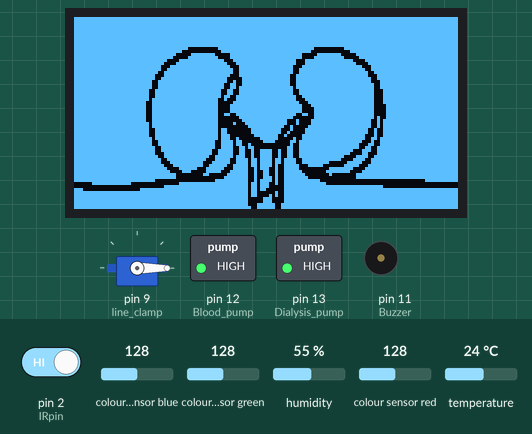
Recording of a sketch running on a simulated Arduino Uno, built with avr-gcc and run on an emulated ATmega328P. Shown: 128×64 one-colour display, servo, switched loads named in the sketch (green lamp = pin HIGH), buzzer (waves = sounding). Wiring (inferred from the names in the program): TCS3200 colour sensor: output pin 5; S2 pin 3; S3 pin 4. The test bench sets the inputs (shaded band); at power-on: pin 2 (IRpin) HIGH, colour sensor blue 128, colour sensor green 128, humidity 55 %, colour sensor red 128, temperature 24 °C. Pins used as bus, display or sensor lines are not drawn; what the sketch prints to the serial monitor is not drawn.

Above: at 1.2 s.
1.3 s: pin 2 (IRpin) driven LOW
At 3.4 s:
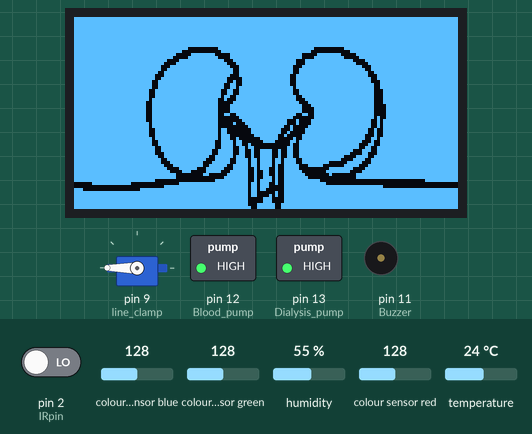
3.7 s: pin 2 (IRpin) driven HIGH
At 4.6 s:
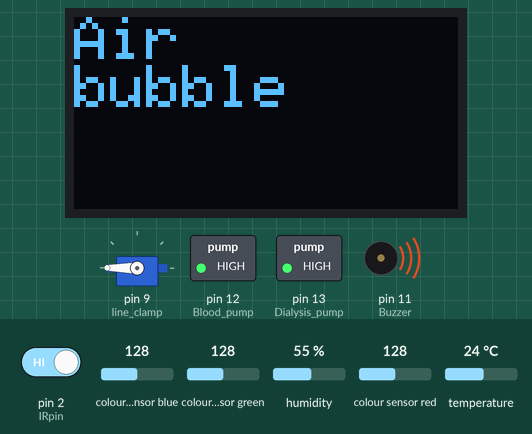
5.5 s: pin 2 (IRpin) driven LOW
At 5.73 s:
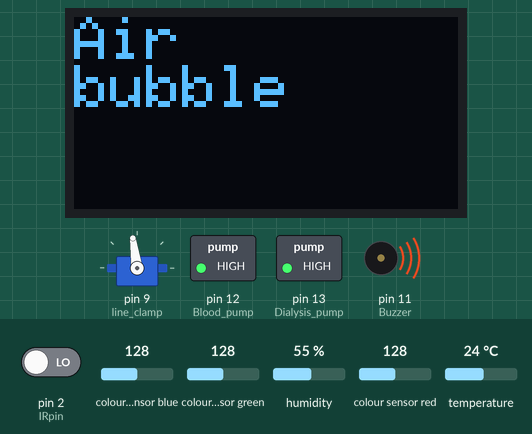
Timing chart, 0 to 13.9 s (numbered marks = the images above; inputs shaded):
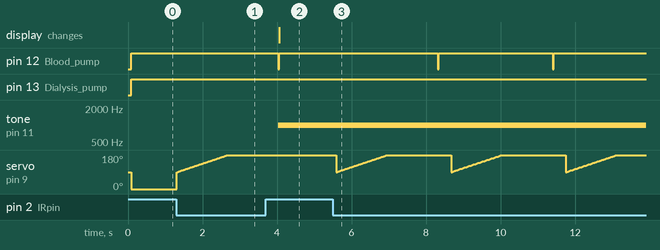

The sketch:

hemodialysis.ino
```cpp
#include <Servo.h>
#include <DHT.h>
#include <Wire.h>
#include <Adafruit_GFX.h>
#include <Adafruit_SSD1306.h>
Adafruit_SSD1306 display(128, 64,&Wire, -1);
// Arduino pins
#define Blood_pump 12
#define Dialysis_pump 13
#define Buzzer 11
#define IRpin 2
int ir = 1;
// Temp.sensor
#define DHTPIN 10
DHT dht(DHTPIN, DHT11);
int temp;
// Color sensor
#define S2 3
#define S3 4
// Note: we put S0, S1 on 5v in bread board to get 100% output freq scaling
#define colorsensorOut 5
int frequencyR = 0;
int frequencyG = 0;
int frequencyB = 0;
//Servo motor
Servo line_clamp;  // create servo object to control a servo
int pos = 0;    // variable to store the servo position

//'Screenshot 2023-12-15 233817', 128x64px
const unsigned char image_array [] PROGMEM = {
	0xff, 0xff, 0xff, 0xff, 0xff, 0xff, 0xff, 0xff, 0xff, 0xff, 0xff, 0xff, 0xff, 0xff, 0xff, 0xff,
	0xff, 0xff, 0xff, 0xff, 0xff, 0xff, 0xff, 0xff, 0xff, 0xff, 0xff, 0xff, 0xff, 0xff, 0xff, 0xff,
	0xff, 0xff, 0xff, 0xff, 0xff, 0xff, 0xff, 0xff, 0xff, 0xff, 0xff, 0xff, 0xff, 0xff, 0xff, 0xff,
	0xff, 0xff, 0xff, 0xff, 0xff, 0xff, 0xff, 0xff, 0xff, 0xff, 0xff, 0xff, 0xff, 0xff, 0xff, 0xff,
	0xff, 0xff, 0xff, 0xff, 0xff, 0xff, 0xff, 0xff, 0xff, 0xff, 0xff, 0xff, 0xff, 0xff, 0xff, 0xff,
	0xff, 0xff, 0xff, 0xff, 0xff, 0xff, 0xff, 0xff, 0xff, 0xff, 0xff, 0xff, 0xff, 0xff, 0xff, 0xff,
	0xff, 0xff, 0xff, 0xff, 0xff, 0xff, 0xff, 0xff, 0xff, 0xff, 0xff, 0xff, 0xff, 0xff, 0xff, 0xff,
	0xff, 0xff, 0xff, 0xff, 0xff, 0xff, 0xff, 0xff, 0xff, 0xff, 0xff, 0xff, 0xff, 0xff, 0xff, 0xff,
	0xff, 0xff, 0xff, 0xff, 0xff, 0xff, 0xff, 0xff, 0xff, 0xff, 0xff, 0xff, 0xff, 0xff, 0xff, 0xff,
	0xff, 0xff, 0xff, 0xff, 0xff, 0xff, 0xff, 0xff, 0xff, 0xff, 0xff, 0xff, 0xff, 0xff, 0xff, 0xff,
	0xff, 0xff, 0xff, 0xff, 0xfc, 0x00, 0xff, 0xff, 0xff, 0xff, 0x00, 0x3f, 0xff, 0xff, 0xff, 0xff,
	0xff, 0xff, 0xff, 0xff, 0xf0, 0x00, 0x7f, 0xff, 0xff, 0xfe, 0x00, 0x0f, 0xff, 0xff, 0xff, 0xff,
	0xff, 0xff, 0xff, 0xff, 0xc1, 0xfe, 0x0f, 0xff, 0xff, 0xf0, 0x7f, 0x83, 0xff, 0xff, 0xff, 0xff,
	0xff, 0xff, 0xff, 0xff, 0x83, 0xff, 0x0f, 0xff, 0xff, 0xf0, 0xff, 0xc1, 0xff, 0xff, 0xff, 0xff,
	0xff, 0xff, 0xff, 0xfe, 0x1f, 0xff, 0xc7, 0xff, 0xff, 0xc7, 0xff, 0xf8, 0x7f, 0xff, 0xff, 0xff,
	0xff, 0xff, 0xff, 0xfc, 0x3f, 0xff, 0xe3, 0xff, 0xff, 0xc7, 0xff, 0xfc, 0x3f, 0xff, 0xff, 0xff,
	0xff, 0xff, 0xff, 0xf8, 0xff, 0xff, 0xf1, 0xff, 0xff, 0x8f, 0xff, 0xff, 0x1f, 0xff, 0xff, 0xff,
	0xff, 0xff, 0xff, 0xf9, 0xff, 0xff, 0xf9, 0xff, 0xff, 0x9f, 0xff, 0xff, 0x9f, 0xff, 0xff, 0xff,
	0xff, 0xff, 0xff, 0xf3, 0xff, 0xff, 0xf9, 0xff, 0xff, 0x9f, 0xff, 0xff, 0xcf, 0xff, 0xff, 0xff,
	0xff, 0xff, 0xff, 0xe3, 0xff, 0xff, 0xf1, 0xff, 0xff, 0x3f, 0xff, 0xff, 0xc7, 0xff, 0xff, 0xff,
	0xff, 0xff, 0xff, 0xe7, 0xff, 0xff, 0xe0, 0xff, 0xff, 0x3f, 0xff, 0xff, 0xe7, 0xff, 0xff, 0xff,
	0xff, 0xff, 0xff, 0xcf, 0xff, 0xff, 0xe4, 0xff, 0xff, 0x3f, 0xff, 0xff, 0xe3, 0xff, 0xff, 0xff,
	0xff, 0xff, 0xff, 0xcf, 0xff, 0xff, 0xcc, 0xff, 0xff, 0x3f, 0xff, 0xff, 0xf3, 0xff, 0xff, 0xff,
	0xff, 0xff, 0xff, 0xcf, 0xff, 0xff, 0xcd, 0xff, 0xff, 0xbf, 0xff, 0xff, 0xf3, 0xff, 0xff, 0xff,
	0xff, 0xff, 0xff, 0x9f, 0xff, 0xff, 0x99, 0xff, 0xff, 0x9f, 0xff, 0xff, 0xf1, 0xff, 0xff, 0xff,
	0xff, 0xff, 0xff, 0x9f, 0xff, 0xff, 0x99, 0xff, 0xff, 0x9f, 0xff, 0xff, 0xf1, 0xff, 0xff, 0xff,
	0xff, 0xff, 0xff, 0x9f, 0xff, 0xff, 0xb3, 0xff, 0xff, 0xcf, 0xff, 0xff, 0xf1, 0xff, 0xff, 0xff,
	0xff, 0xff, 0xff, 0xbf, 0xff, 0xff, 0x23, 0xff, 0xff, 0xc7, 0xff, 0xff, 0xf1, 0xff, 0xff, 0xff,
	0xff, 0xff, 0xff, 0x3f, 0xff, 0xff, 0x07, 0xff, 0xff, 0xe3, 0xff, 0xff, 0xf1, 0xff, 0xff, 0xff,
	0xff, 0xff, 0xff, 0x3f, 0xff, 0xff, 0x0f, 0xff, 0xff, 0xf1, 0xff, 0xff, 0xf0, 0xff, 0xff, 0xff,
	0xff, 0xff, 0xff, 0x3f, 0xff, 0xff, 0x0f, 0xff, 0xff, 0xf0, 0xff, 0xff, 0xf0, 0xff, 0xff, 0xff,
	0xff, 0xff, 0xff, 0x3f, 0xff, 0xff, 0x0f, 0xff, 0xff, 0xf0, 0xff, 0xff, 0xf0, 0xff, 0xff, 0xff,
	0xff, 0xff, 0xff, 0x3f, 0xff, 0xff, 0x33, 0xff, 0xff, 0xcc, 0xff, 0xff, 0xf0, 0xff, 0xff, 0xff,
	0xff, 0xff, 0xff, 0x3f, 0xff, 0xff, 0x01, 0xff, 0xff, 0x80, 0xff, 0xff, 0xf4, 0xff, 0xff, 0xff,
	0xff, 0xff, 0xff, 0x3f, 0xff, 0xff, 0x00, 0xff, 0xfe, 0x21, 0xff, 0xff, 0xe5, 0xff, 0xff, 0xff,
	0xff, 0xff, 0xff, 0xbf, 0xff, 0xff, 0x04, 0x7f, 0xfe, 0x21, 0xff, 0xff, 0xe5, 0xff, 0xff, 0xff,
	0xff, 0xff, 0xff, 0xbf, 0xff, 0xff, 0x00, 0x3f, 0xfc, 0x83, 0xff, 0xff, 0xe5, 0xff, 0xff, 0xff,
	0xff, 0xff, 0xff, 0x9f, 0xff, 0xff, 0x60, 0x1f, 0xf8, 0x87, 0xff, 0xff, 0xc9, 0xff, 0xff, 0xff,
	0xff, 0xff, 0xff, 0x9f, 0xff, 0xff, 0x60, 0x1f, 0xf9, 0x07, 0xff, 0xff, 0xc9, 0xff, 0xff, 0xff,
	0xff, 0xff, 0xff, 0x9f, 0xff, 0xff, 0x70, 0x0f, 0xf2, 0x0f, 0xff, 0xff, 0x89, 0xff, 0xff, 0xff,
	0xff, 0xff, 0xff, 0xdf, 0xff, 0xff, 0x72, 0x03, 0xf0, 0x4f, 0xff, 0xff, 0x9b, 0xff, 0xff, 0xff,
	0xff, 0xff, 0xff, 0xcf, 0xff, 0xfe, 0x7b, 0x01, 0xe0, 0xdf, 0xff, 0xff, 0x13, 0xff, 0xff, 0xff,
	0xff, 0xff, 0xff, 0xcf, 0xff, 0xfe, 0x7b, 0x20, 0x00, 0x9f, 0xff, 0xfe, 0x33, 0xff, 0xff, 0xff,
	0xff, 0xff, 0xff, 0xe7, 0xff, 0xfe, 0x79, 0xb0, 0x01, 0x9f, 0xff, 0xfe, 0x67, 0xff, 0xff, 0xff,
	0xff, 0xff, 0xff, 0xe7, 0xff, 0xfc, 0xf9, 0x93, 0xc9, 0x9f, 0xff, 0xf8, 0xe7, 0xff, 0xff, 0xff,
	0xff, 0xff, 0xff, 0xe3, 0xff, 0xfc, 0xf9, 0x93, 0xc9, 0x9f, 0xff, 0xf0, 0xc7, 0xff, 0xff, 0xff,
	0xff, 0xff, 0xff, 0xf3, 0xff, 0xf9, 0xfb, 0x93, 0xc9, 0x9f, 0xff, 0xc3, 0xcf, 0xff, 0xff, 0xff,
	0xff, 0xff, 0xff, 0xf9, 0xff, 0xf1, 0xf3, 0xdb, 0xdb, 0xcf, 0xff, 0x87, 0x9f, 0xff, 0xff, 0xff,
	0xff, 0xff, 0xff, 0xf8, 0xff, 0xe3, 0xf3, 0xdb, 0xdb, 0xcf, 0xf8, 0x1f, 0x1f, 0xff, 0xff, 0xff,
	0xff, 0xff, 0xff, 0xfc, 0x7f, 0xe7, 0xe7, 0xdb, 0xd3, 0xe3, 0xe0, 0x3e, 0x3f, 0xff, 0xff, 0xff,
	0xff, 0xff, 0xff, 0xfe, 0x1f, 0x8f, 0xc7, 0xcb, 0x93, 0xe0, 0x07, 0xf8, 0x7f, 0xff, 0xff, 0xff,
	0xff, 0xff, 0xff, 0xff, 0x0e, 0x0f, 0x8f, 0xc9, 0x93, 0xf0, 0x0f, 0xf0, 0xff, 0xff, 0xff, 0xff,
	0xff, 0xff, 0xff, 0xff, 0xc0, 0x18, 0x1f, 0xc9, 0x93, 0xf8, 0x04, 0x03, 0xff, 0xff, 0xff, 0xff,
	0xff, 0xff, 0xff, 0xff, 0xc0, 0x00, 0x3f, 0xc9, 0xd3, 0xfc, 0x00, 0x03, 0xff, 0xff, 0xff, 0xff,
	0xff, 0xff, 0xff, 0xe0, 0x00, 0x01, 0xff, 0xcb, 0xd3, 0xff, 0xc0, 0x00, 0x00, 0x00, 0x07, 0xff,
	0x03, 0xff, 0xe0, 0x00, 0x1f, 0xff, 0xff, 0xdb, 0x93, 0xff, 0xf0, 0x00, 0x00, 0x00, 0x00, 0x00,
	0x00, 0x00, 0x00, 0x03, 0xff, 0xff, 0xff, 0xdb, 0x83, 0xff, 0xff, 0xff, 0xfe, 0x00, 0x00, 0x00,
	0xe0, 0x00, 0x03, 0xff, 0xff, 0xff, 0xff, 0xdb, 0x03, 0xff, 0xff, 0xff, 0xff, 0xff, 0xff, 0xff,
	0xff, 0xff, 0xff, 0xff, 0xff, 0xff, 0xff, 0xd8, 0x13, 0xff, 0xff, 0xff, 0xff, 0xff, 0xff, 0xff,
	0xff, 0xff, 0xff, 0xff, 0xff, 0xff, 0xff, 0xd8, 0x53, 0xff, 0xff, 0xff, 0xff, 0xff, 0xff, 0xff,
	0xff, 0xff, 0xff, 0xff, 0xff, 0xff, 0xff, 0xc1, 0xc3, 0xff, 0xff, 0xff, 0xff, 0xff, 0xff, 0xff,
	0xff, 0xff, 0xff, 0xff, 0xff, 0xff, 0xff, 0xc1, 0xc3, 0xff, 0xff, 0xff, 0xff, 0xff, 0xff, 0xff,
	0xff, 0xff, 0xff, 0xff, 0xff, 0xff, 0xff, 0xc7, 0xe7, 0xff, 0xff, 0xff, 0xff, 0xff, 0xff, 0xff,
	0xff, 0xff, 0xff, 0xff, 0xff, 0xff, 0xff, 0xe7, 0xe7, 0xff, 0xff, 0xff, 0xff, 0xff, 0xff, 0xff
};

void setup() {
  Serial.begin(9600);
  dht.begin();
  display.begin(SSD1306_SWITCHCAPVCC, 0x3c); //or 0x3d
  display.clearDisplay();
  display.drawBitmap(0,0,image_array,128,64,1);
  display.display();
  display.setTextSize(2);
  display.setTextColor(WHITE);
  display.setCursor(0, 0);

  line_clamp.attach(9);  // attaches the servo on pin 9 to the servo object
  line_clamp.write(0);   // servo motor at angle zero
  pinMode(Blood_pump, OUTPUT);
  pinMode(Dialysis_pump, OUTPUT);
  pinMode(IRpin,INPUT);
  pinMode(Buzzer, OUTPUT);
  //Color
  pinMode(S2, OUTPUT);
  pinMode(S3, OUTPUT);
  pinMode(colorsensorOut, INPUT);
}

void loop() {
  digitalWrite(Blood_pump, HIGH);
  digitalWrite(Dialysis_pump, HIGH);
  // first we read the blood temperature
  // And if it is different, we stop the flow and close the line
  temp = dht.readTemperature();
  // Serial.print("Temperature: ");
  // Serial.print(temp);
  // Serial.println(" C");
  if (temp == 10)
  {
   for (pos = 0; pos <= 90; pos += 1) { // goes from 0 degrees to 180 degrees
    // in steps of 1 degree
    line_clamp.write(pos);              // tell servo to go to position in variable 'pos'
    delay(15);                       // waits 15ms for the servo to reach the position
   }
   digitalWrite(Blood_pump, LOW);
   tone(Buzzer, 1000); // Send 1KHz sound signal...
   display.clearDisplay();
   display.setCursor(0, 0);
   display.println("Change in");
   display.print("Temperature");
   display.display();
  }
  // first we see if there is red color
  // And thats mean the line contain blood
  digitalWrite(S2,LOW);
  digitalWrite(S3,LOW);
  frequencyR = pulseIn(colorsensorOut, LOW);
  // Serial.print("R= ");
  // Serial.print(frequencyR);
  // Serial.print("  ");
  delay(100);

  digitalWrite(S2,LOW);
  digitalWrite(S3,HIGH);
  frequencyB = pulseIn(colorsensorOut, LOW);
  // Serial.print("B= ");
  // Serial.print(frequencyB);
  // Serial.print("  ");
  delay(100);


  digitalWrite(S2,HIGH);
  digitalWrite(S3,HIGH);
  frequencyG = pulseIn(colorsensorOut, LOW);
  // Serial.print("G= ");
  // Serial.print(frequencyG);
  // Serial.println("  ");
  delay(100);
  if (frequencyR<frequencyB && frequencyR<=frequencyG && frequencyR<15) //if Red value is the lowest one and smaller thant 23 it's likely Red
  { //Serial.println("Blood leakage");
    tone(Buzzer, 1000); // Send 1KHz sound signal...
    display.clearDisplay();
    display.setCursor(0, 0);
    display.println("Blood");
    display.print("Leakage");
    display.display();
  }
  ir= digitalRead(IRpin);
  Serial.println(ir);
  if ( ir == 0)
  {
   for (pos = 90; pos <= 270; pos += 1) { // goes from 0 degrees to 180 degrees
    // in steps of 1 degree
    line_clamp.write(pos);              // tell servo to go to position in variable 'pos'
    delay(15);                       // waits 15ms for the servo to reach the position
   }
   digitalWrite(Blood_pump, LOW);
   tone(Buzzer, 1000); // Send 1KHz sound signal...
   display.clearDisplay();
   display.setCursor(0, 0);
   display.println("Air ");
   display.print("bubble");
   display.display();
  }
}
```

Measured:
- after the input at 1.3 s, servo on pin 9 (line_clamp): moves from 0° to 180° over 1.4 s, starting at once
- after the input at 3.7 s, servo on pin 9 (line_clamp): stops changing and stays 180°
- after the input at 5.5 s, pin 12 (Blood_pump): alternates HIGH for 3.1 s and LOW for 0.03 s, starting after 2.8 s; servo on pin 9 (line_clamp): ramps from 90° to 180° and jumps back, once every 3.1 s
